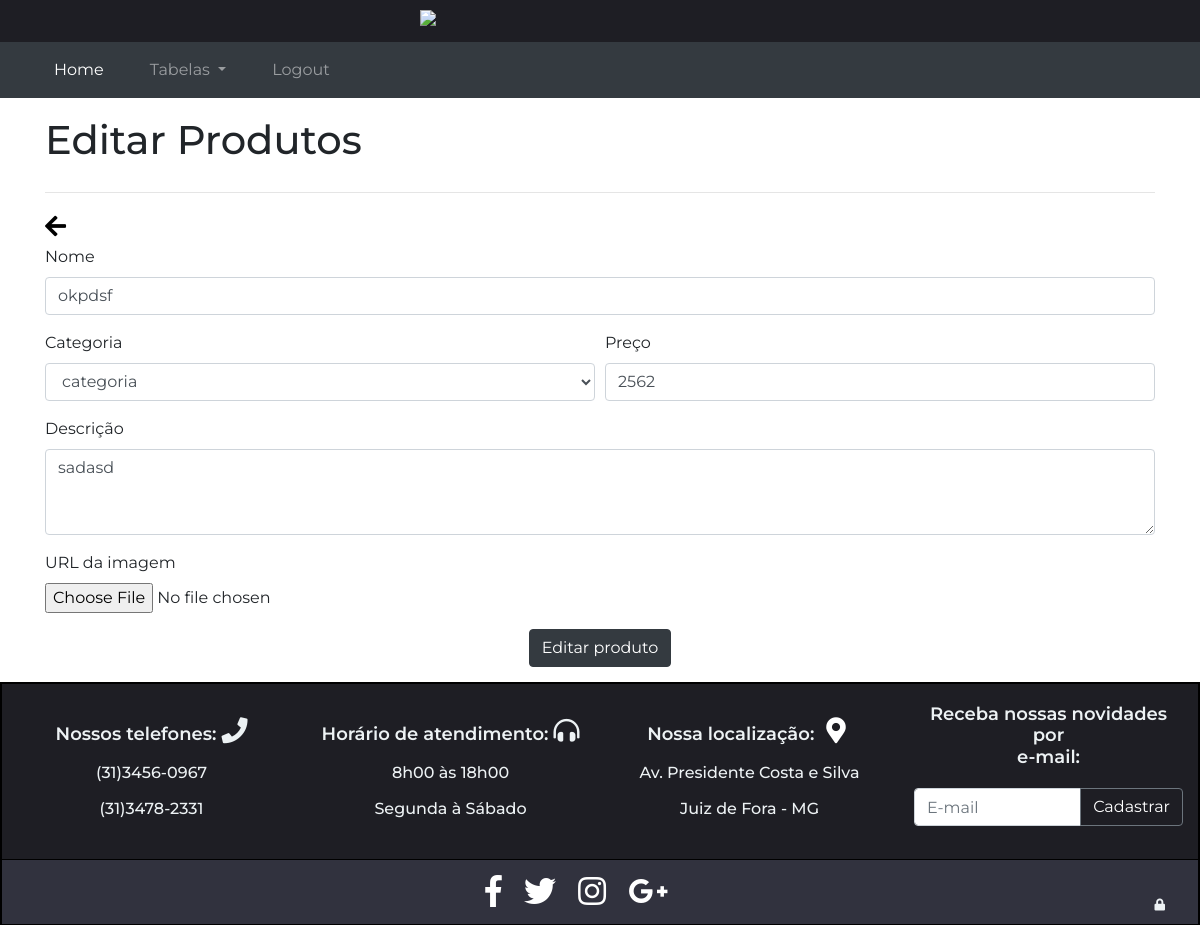
Screenshot of /EditarProdutos.php?id_produto=228 (signed in) with the database file from the repository.
### tables this page shows
CREATE TABLE `produto` (
  `id_produto` int(11) NOT NULL,
  `id_categoria` int(11) NOT NULL,
  `nome_produto` varchar(50) NOT NULL,
  `preco` float NOT NULL,
  `descricao` mediumtext NOT NULL,
  `url_imagem` mediumtext NOT NULL
);

CREATE TABLE `categoria` (
  `id_categoria` int(11) NOT NULL,
  `nome_categoria` varchar(50) NOT NULL
);

### html/EditarProdutos.php (the view, shortened to what this page needs)
<?php include "header-adm.php";?>
<?php include "pagina_conexao.php";?>
<div class="container">
  <?php
                $auxiliar =$_GET['id_produto'];
?>
  <?php
            $resultado = "SELECT * FROM produto WHERE id_produto LIKE '$auxiliar'";
            $resulto = $db_connect->query($resultado);
            $row1 = $resulto->fetch_assoc();
?>
  <div class="lista-adm">
    <h1>Editar Produtos</h1>
  </div>
  <hr>
  <span style="font-size: 24px;"><a href="pagina_de_listagem.php" class="fas fa-arrow-left"></a></span>
  <form action="Editaproduto-adm.php" method="post">
    <div class="form-group">
      <label>Nome</label>
      <input type="text" autocomplete="off" name="nome" required="required" class="form-control" maxlength="50" value="<?php echo $row1['nome_produto'];?>">
    </div>
    <div class="form-row" type="categoria">
      <?php
            $auxiliar = $row1['id_categoria'];
            $result_produto = "SELECT * FROM categoria WHERE id_categoria LIKE '$auxiliar'";
            $resulto1 = $db_connect->query($result_produto);
            $row_banco_categoria = $resulto1->fetch_assoc();
            ?>
      <div class="form-group col-sm-6">
        <label>Categoria</label>
        <select required="required" class="form-control" name="categoria">
          <option>
            <?php echo $row_banco_categoria['nome_categoria'];?>
          </option>
        </select>
      </div>
      <div class="form-group col-sm-6">
        <label>Preço</label>
        <input type="number" autocomplete="off" required="required" name="preco" class="form-control" value="<?php echo $row1['preco'];?>">
      </div>
    </div>
    <div class="form-group">
      <label>Descrição</label>
      <textarea class="form-control" required="required" autocomplete="off" name='descricao' rows="3"><?php echo $row1['descricao'];?></textarea>
    </div>
    <div class="form-group">
      <label>URL da imagem </label><br>
      <input type="file" required="required" accept="image/*" autocomplete="off" name="url_imagem">
    </div>
    <div class="pp-adm">
    <button type="submit" class="btn btn-dark ">Editar produto</button>
    </div>
  </form>
</div>
<?php include "footer.php";?>

### assets/css/index-adm.css (style rules this page uses)
html, body { padding: 0; margin: 0; font-family: montserrat; display:flex; flex-direction: column; justify-content: space-between; min-height: 100vh; }
.container { min-height: 150px; }
.lista-adm h1 { margin-top: 18px; margin-bottom: 27.5px; }
.pp-adm { margin-top: 7.5px; text-align: center; margin-bottom: 15px; }
.fa-arrow-left { color: black; }

### rows the page displays
produto: nome "okpdsf", preco "2562", descricao "sadasd"
categoria: categoria "categoria"
